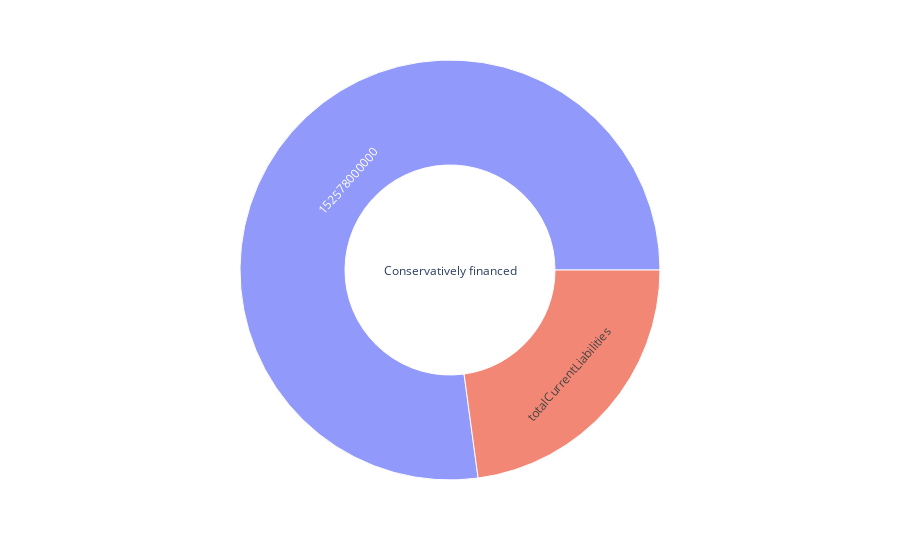

Notebook source saved alongside this figure:
### Code cell
update_current_ratio("GOOG")

### Figure 1 — Plotly figure (JSON) as saved in the notebook; plotly's stock layout.template omitted (floating-point values rounded to 4 significant figures)
{"data": [{"domain": {"x": [0, 1], "y": [0, 1]}, "hoverlabel": {"namelength": 0}, "hovertemplate": "asset_and_liability=%{label}<br>value=%{value}<br>parent=%{parent}", "labels": ["Conservatively financed", 152578000000, "totalCurrentLiabilities"], "name": "", "parents": ["", "Conservatively financed", "Conservatively financed"], "type": "sunburst", "values": [3.374, 152578000000, 45221000000]}], "layout": {"legend": {"tracegroupgap": 0}, "margin": {"t": 60}}}
